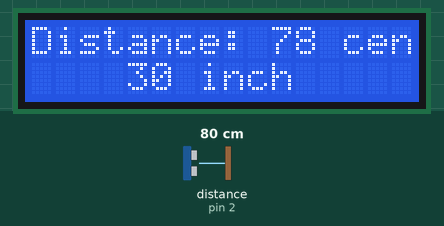
A sketch run on a simulated Arduino Uno, built with avr-gcc and run on an emulated ATmega328P. On the bench: 16×2 character LCD. Wiring (inferred from the names in the program): ultrasonic range finder: trigger pin 3; echo pin 2. Inputs (shaded band) come from the test bench; at power-on: distance to the obstacle (sensor on pin 2) 80 cm. The echo pulse lasts 58.3 µs per cm; what the sketch prints to the serial monitor is not drawn.

Above: at 1.3 s.
1.4 s: distance to the obstacle (sensor on pin 2) set to 2 cm
At 3.4 s:
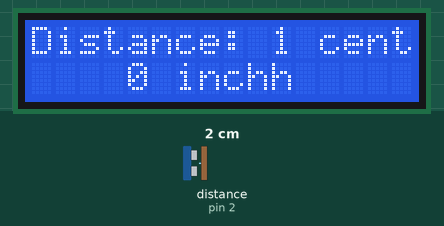
3.7 s: distance to the obstacle (sensor on pin 2) set to 18 cm
At 5.0 s:
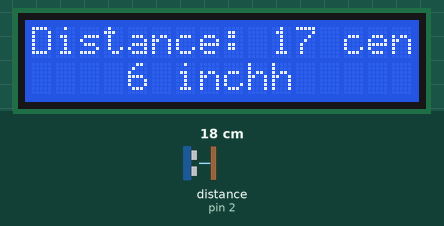
5.8 s: distance to the obstacle (sensor on pin 2) set to 4 cm
At 7.7 s:
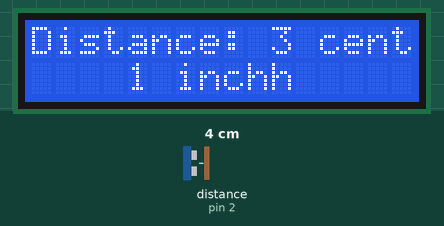
Timing chart, 0 to 9.2 s (numbered marks = the images above; inputs shaded):
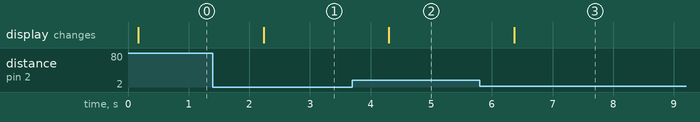

Measured:
- after the input at 1.4 s, the display: changes after 0.84 s (image 1)
- after the input at 3.7 s, the display: changes after 0.60 s (image 2)
- after the input at 5.8 s, the display: changes after 0.57 s (image 3)

The sketch:

Distance_measurement.ino
```cpp
#include <Wire.h>
#include <LiquidCrystal_I2C.h>
LiquidCrystal_I2C lcd(0x27, 16,2);
const int trigPin = 3;
const int echoPin = 2;
long duration, Cm, Inch;
void setup() {
  lcd.init();
  lcd.begin(16, 2); // Initializes the interface to the LCD display
  lcd.backlight();
  pinMode(trigPin, OUTPUT);
  pinMode(echoPin, INPUT);
  Serial.begin(9600);
}
void loop() {
  digitalWrite(trigPin, LOW);
  delayMicroseconds(2);
  digitalWrite(trigPin, HIGH);
  delayMicroseconds(10);
  digitalWrite(trigPin, LOW);
  duration = pulseIn(echoPin, HIGH);
  Cm = duration * 0.0340 / 2;
  Inch = duration * 0.01330 / 2;
  lcd.setCursor(0, 0);
  lcd.print("Distance: ");
  Serial.println(Cm);
  lcd.print(Cm);
  lcd.print(" centimeter");
  lcd.setCursor(0, 1);
  lcd.print("    ");
  lcd.print(Inch);
  lcd.print(" inch");
  delay(1000);
}
```
